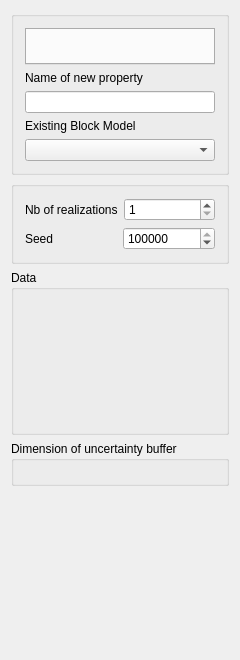
<?xml version="1.0" encoding="UTF-8"?>
<ui version="4.0">
 <class>BlockModelSimulator</class>
 <widget class="QWidget" name="BlockModelSimulator">
  <property name="geometry">
   <rect>
    <x>0</x>
    <y>0</y>
    <width>240</width>
    <height>660</height>
   </rect>
  </property>
  <property name="windowTitle">
   <string>Block Model Simulation Parameters</string>
  </property>
  <property name="AlgorithmCategory" stdset="0">
   <string>Simulation</string>
  </property>
  <property name="AlgorithmDescription" stdset="0">
   <string>Simulation of contacts</string>
  </property>
  <layout class="QVBoxLayout" name="verticalLayout_5">
   <item>
    <widget class="QGroupBox" name="groupBox_4">
     <property name="title">
      <string/>
     </property>
     <layout class="QVBoxLayout" name="verticalLayout_3">
      <item>
       <widget class="GridSelector" name="Grid">
        <property name="currentIndex">
         <number>0</number>
        </property>
       </widget>
      </item>
      <item>
       <widget class="QLabel" name="label_2">
        <property name="text">
         <string>Name of new property</string>
        </property>
       </widget>
      </item>
      <item>
       <widget class="QLineEdit" name="Property_Name_Sim"/>
      </item>
      <item>
       <widget class="QLabel" name="label_3">
        <property name="text">
         <string>Existing Block Model</string>
        </property>
       </widget>
      </item>
      <item>
       <widget class="SinglePropertySelector" name="Block_Model"/>
      </item>
     </layout>
    </widget>
   </item>
   <item>
    <widget class="QGroupBox" name="groupBox_3">
     <property name="title">
      <string/>
     </property>
     <layout class="QVBoxLayout" name="verticalLayout_2">
      <item>
       <layout class="QHBoxLayout">
        <property name="spacing">
         <number>6</number>
        </property>
        <property name="margin">
         <number>0</number>
        </property>
        <item>
         <widget class="QLabel" name="TextLabel2_2_2_2">
          <property name="text">
           <string>Nb of realizations</string>
          </property>
          <property name="wordWrap">
           <bool>false</bool>
          </property>
         </widget>
        </item>
        <item>
         <widget class="QSpinBox" name="Nb_Realizations">
          <property name="minimum">
           <number>1</number>
          </property>
          <property name="maximum">
           <number>10000</number>
          </property>
         </widget>
        </item>
       </layout>
      </item>
      <item>
       <layout class="QHBoxLayout" name="_2">
        <property name="spacing">
         <number>6</number>
        </property>
        <property name="margin">
         <number>0</number>
        </property>
        <item>
         <widget class="QLabel" name="TextLabel2_2_2_2_2">
          <property name="text">
           <string>Seed</string>
          </property>
          <property name="wordWrap">
           <bool>false</bool>
          </property>
         </widget>
        </item>
        <item>
         <widget class="QSpinBox" name="Seed">
          <property name="maximum">
           <number>99999999</number>
          </property>
          <property name="value">
           <number>211175</number>
          </property>
         </widget>
        </item>
       </layout>
      </item>
     </layout>
     <zorder></zorder>
     <zorder>TextLabel2_2_2_2</zorder>
     <zorder></zorder>
    </widget>
   </item>
   <item>
    <widget class="QGroupBox" name="groupBox">
     <property name="title">
      <string>Data</string>
     </property>
     <layout class="QVBoxLayout" name="verticalLayout">
      <item>
       <widget class="PropertySelector" name="Hard_Data_Grid">
        <property name="minimumSize">
         <size>
          <width>0</width>
          <height>120</height>
         </size>
        </property>
       </widget>
      </item>
     </layout>
    </widget>
   </item>
   <item>
    <widget class="QGroupBox" name="groupBox_2">
     <property name="title">
      <string>Dimension of uncertainty buffer</string>
     </property>
     <layout class="QVBoxLayout" name="verticalLayout_4">
      <item>
       <widget class="EllipsoidInput" name="Buffer_Ellipsoid"/>
      </item>
     </layout>
    </widget>
   </item>
   <item>
    <spacer name="verticalSpacer">
     <property name="orientation">
      <enum>Qt::Vertical</enum>
     </property>
     <property name="sizeHint" stdset="0">
      <size>
       <width>20</width>
       <height>90</height>
      </size>
     </property>
    </spacer>
   </item>
  </layout>
 </widget>
 <layoutdefault spacing="6" margin="11"/>
 <pixmapfunction>qPixmapFromMimeSource</pixmapfunction>
 <customwidgets>
  <customwidget>
   <class>SinglePropertySelector</class>
   <extends>QComboBox</extends>
   <header>GsTLAppli/extra/qtplugins/selectors.h</header>
  </customwidget>
  <customwidget>
   <class>EllipsoidInput</class>
   <extends>QWidget</extends>
   <header>GsTLAppli/extra/qtplugins/ellipsoid_input.h</header>
  </customwidget>
  <customwidget>
   <class>GridSelector</class>
   <extends>QTabWidget</extends>
   <header>GsTLAppli/extra/qtplugins/selectors.h</header>
  </customwidget>
  <customwidget>
   <class>PropertySelector</class>
   <extends>QWidget</extends>
   <header>GsTLAppli/extra/qtplugins/selectors.h</header>
  </customwidget>
 </customwidgets>
 <includes>
  <include location="local">gridselector.h</include>
  <include location="local">krigingtypeselector.h</include>
  <include location="local">propertyselector.h</include>
  <include location="local">ellipsoidinput.h</include>
  <include location="local">gstl_table.h</include>
  <include location="local">gstl_table.h</include>
  <include location="local">variograminput.h</include>
 </includes>
 <resources/>
 <connections>
  <connection>
   <sender>Grid</sender>
   <signal>activated(QString)</signal>
   <receiver>Block_Model</receiver>
   <slot>show_properties(QString)</slot>
   <hints>
    <hint type="sourcelabel">
     <x>111</x>
     <y>32</y>
    </hint>
    <hint type="destinationlabel">
     <x>111</x>
     <y>135</y>
    </hint>
   </hints>
  </connection>
 </connections>
</ui>
